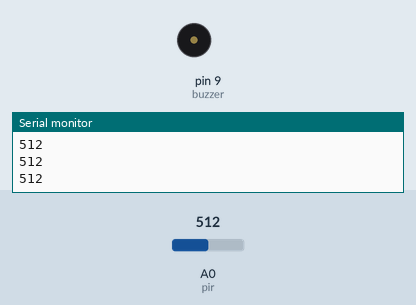
A sketch run on a simulated Arduino Uno, built with avr-gcc and run on an emulated ATmega328P. On the bench: buzzer (waves = sounding, pin HIGH), the last lines printed to the serial monitor. The test bench sets the inputs (shaded band); at power-on: A0 (pir) = 512.

Above: at 1.2 s.
1.3 s: A0 (pir) set to 983
2.8 s: A0 (pir) set to 1017
At 3.9 s:
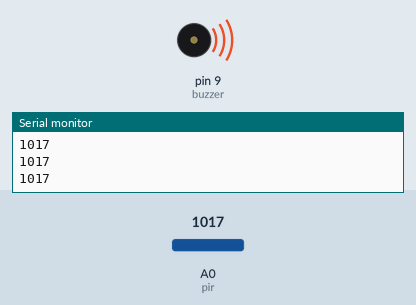
4.3 s: A0 (pir) set to 990
At 4.9 s:
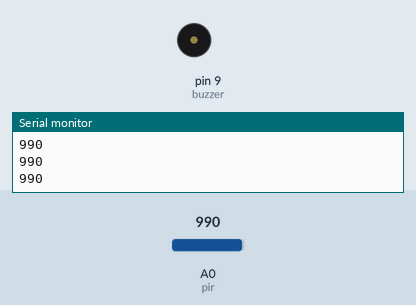
5.8 s: A0 (pir) set to 1010
At 6.2 s:
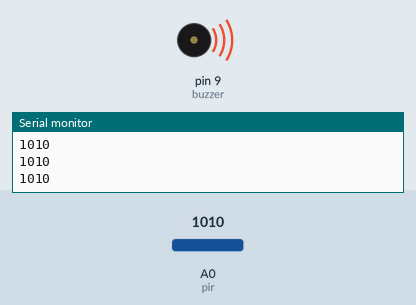
Timing chart, 0 to 8.3 s (numbered marks = the images above; inputs shaded):
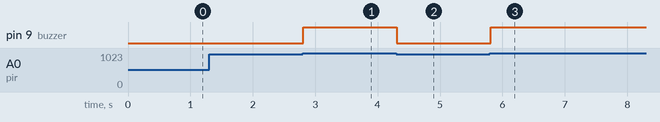

The sketch:

pir_with_buzzer.ino
```cpp
int pir = A0;
int buzzer = 9;
void setup()
{
  Serial.begin(9600);
  pinMode(buzzer,OUTPUT);
}

void loop()
{
  int pirValue = analogRead(pir);
  Serial.println(pirValue);

  if(pirValue > 1000){
    digitalWrite(buzzer, HIGH);
  }
  else{
    digitalWrite(buzzer, LOW);
  }
}
```

Measured:
- the behaviour switches between 1000 and 1001 on A0 (pir) (found by bisection; images 0 and 1)
- after the input at 2.8 s, pin 9 (buzzer): LOW → HIGH at once
- after the input at 4.3 s, pin 9 (buzzer): HIGH → LOW at once
- after the input at 5.8 s, pin 9 (buzzer): LOW → HIGH at once
